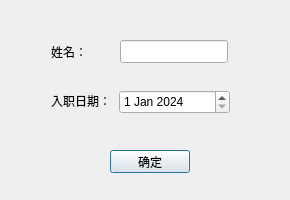
<?xml version="1.0" encoding="UTF-8"?>
<ui version="4.0">
 <class>AddDialog</class>
 <widget class="QDialog" name="AddDialog">
  <property name="geometry">
   <rect>
    <x>0</x>
    <y>0</y>
    <width>290</width>
    <height>200</height>
   </rect>
  </property>
  <property name="windowTitle">
   <string>添加员工</string>
  </property>
  <widget class="QPushButton" name="btn_Entry">
   <property name="geometry">
    <rect>
     <x>110</x>
     <y>150</y>
     <width>80</width>
     <height>23</height>
    </rect>
   </property>
   <property name="text">
    <string>确定</string>
   </property>
  </widget>
  <widget class="QLabel" name="label">
   <property name="geometry">
    <rect>
     <x>51</x>
     <y>41</y>
     <width>36</width>
     <height>21</height>
    </rect>
   </property>
   <property name="text">
    <string>姓名：</string>
   </property>
   <property name="textFormat">
    <enum>Qt::AutoText</enum>
   </property>
  </widget>
  <widget class="QLabel" name="label_2">
   <property name="geometry">
    <rect>
     <x>51</x>
     <y>90</y>
     <width>60</width>
     <height>21</height>
    </rect>
   </property>
   <property name="text">
    <string>入职日期：</string>
   </property>
   <property name="textFormat">
    <enum>Qt::AutoText</enum>
   </property>
  </widget>
  <widget class="QLineEdit" name="edt_Name">
   <property name="geometry">
    <rect>
     <x>120</x>
     <y>40</y>
     <width>108</width>
     <height>23</height>
    </rect>
   </property>
  </widget>
  <widget class="QDateEdit" name="edt_Date">
   <property name="geometry">
    <rect>
     <x>119</x>
     <y>90</y>
     <width>111</width>
     <height>24</height>
    </rect>
   </property>
   <property name="date">
    <date>
     <year>2024</year>
     <month>1</month>
     <day>1</day>
    </date>
   </property>
  </widget>
 </widget>
 <resources/>
 <connections/>
</ui>
